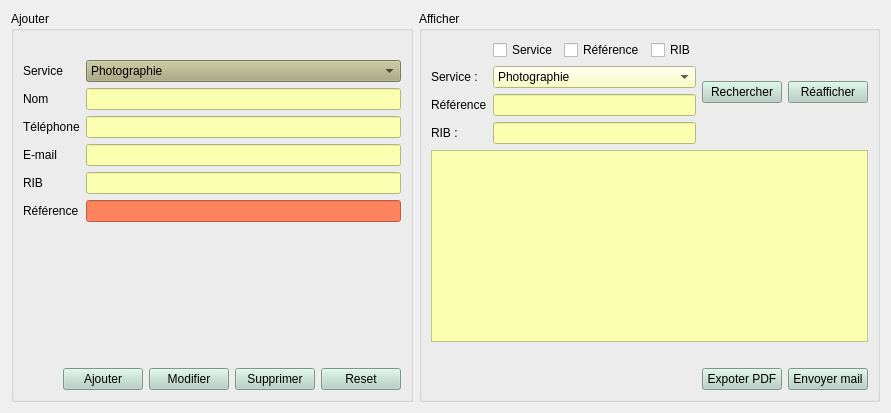
                  <widget class="QWidget" name="tab_C">
                   <attribute name="title">
                    <string>Collaborateur</string>
                   </attribute>
                   <layout class="QHBoxLayout" name="horizontalLayout_137">
                    <item>
                     <layout class="QHBoxLayout" name="horizontalLayout_136">
                      <item>
                       <widget class="QGroupBox" name="groupBox_28">
                        <property name="title">
                         <string>Ajouter</string>
                        </property>
                        <layout class="QVBoxLayout" name="verticalLayout_56">
                         <item>
                          <layout class="QVBoxLayout" name="verticalLayout_55">
                           <item>
                            <spacer name="horizontalSpacer_9">
                             <property name="orientation">
                              <enum>Qt::Horizontal</enum>
                             </property>
                             <property name="sizeHint" stdset="0">
                              <size>
                               <width>40</width>
                               <height>20</height>
                              </size>
                             </property>
                            </spacer>
                           </item>
                           <item>
                            <layout class="QFormLayout" name="formLayout_17">
                             <item row="0" column="0">
                              <widget class="QLabel" name="label_38">
                               <property name="text">
                                <string>Service</string>
                               </property>
                              </widget>
                             </item>
                             <item row="0" column="1">
                              <widget class="QComboBox" name="comboBox_C_2">
                               <property name="styleSheet">
                                <string notr="true">background-color: rgb(170, 170, 127);</string>
                               </property>
                               <item>
                                <property name="text">
                                 <string>Photographie</string>
                                </property>
                               </item>
                               <item>
                                <property name="text">
                                 <string>Patisserie</string>
                                </property>
                               </item>
                               <item>
                                <property name="text">
                                 <string>Cuisine</string>
                                </property>
                               </item>
                               <item>
                                <property name="text">
                                 <string>Decor</string>
                                </property>
                               </item>
                               <item>
                                <property name="text">
                                 <string>AgenceVoyage</string>
                                </property>
                               </item>
                               <item>
                                <property name="text">
                                 <string>DJ &amp; sono</string>
                                </property>
                               </item>
                              </widget>
                             </item>
                             <item row="1" column="0">
                              <widget class="QLabel" name="label_39">
                               <property name="text">
                                <string>Nom</string>
                               </property>
                              </widget>
                             </item>
                             <item row="1" column="1">
                              <widget class="QLineEdit" name="lineEdit_NomC_2">
                               <property name="styleSheet">
                                <string notr="true">background-color: rgb(251, 255, 176);</string>
                               </property>
                              </widget>
                             </item>
                             <item row="2" column="0">
                              <widget class="QLabel" name="label_40">
                               <property name="text">
                                <string>Téléphone</string>
                               </property>
                              </widget>
                             </item>
                             <item row="2" column="1">
                              <widget class="QLineEdit" name="lineEdit_TelephoneC_2">
                               <property name="styleSheet">
                                <string notr="true">background-color: rgb(251, 255, 176);</string>
                               </property>
                              </widget>
                             </item>
                             <item row="3" column="0">
                              <widget class="QLabel" name="label_41">
                               <property name="text">
                                <string>E-mail</string>
                               </property>
                              </widget>
                             </item>
                             <item row="3" column="1">
                              <widget class="QLineEdit" name="lineEdit_EmailC_2">
                               <property name="styleSheet">
                                <string notr="true">background-color: rgb(251, 255, 176);</string>
                               </property>
                              </widget>
                             </item>
                             <item row="4" column="0">
                              <widget class="QLabel" name="label_42">
                               <property name="text">
                                <string>RIB</string>
                               </property>
                              </widget>
                             </item>
                             <item row="4" column="1">
                              <widget class="QLineEdit" name="lineEdit_RibC_2">
                               <property name="styleSheet">
                                <string notr="true">background-color: rgb(251, 255, 176);</string>
                               </property>
                              </widget>
                             </item>
                             <item row="5" column="0">
                              <widget class="QLabel" name="label_43">
                               <property name="text">
                                <string>Référence</string>
                               </property>
                              </widget>
                             </item>
                             <item row="5" column="1">
                              <widget class="QLineEdit" name="lineEdit_ReferenceC_2">
                               <property name="styleSheet">
                                <string notr="true">background-color: rgb(255, 131, 93);</string>
                               </property>
                              </widget>
                             </item>
                            </layout>
                           </item>
                           <item>
                            <spacer name="horizontalSpacer_14">
                             <property name="orientation">
                              <enum>Qt::Horizontal</enum>
                             </property>
                             <property name="sizeHint" stdset="0">
                              <size>
                               <width>40</width>
                               <height>20</height>
                              </size>
                             </property>
                            </spacer>
                           </item>
                           <item>
                            <spacer name="verticalSpacer_18">
                             <property name="orientation">
                              <enum>Qt::Vertical</enum>
                             </property>
                             <property name="sizeHint" stdset="0">
                              <size>
                               <width>20</width>
                               <height>40</height>
                              </size>
                             </property>
                            </spacer>
                           </item>
                           <item>
                            <spacer name="horizontalSpacer_7">
                             <property name="orientation">
                              <enum>Qt::Horizontal</enum>
                             </property>
                             <property name="sizeHint" stdset="0">
                              <size>
                               <width>40</width>
                               <height>20</height>
                              </size>
                             </property>
                            </spacer>
                           </item>
                           <item>
                            <layout class="QHBoxLayout" name="horizontalLayout_138">
                             <item>
                              <spacer name="horizontalSpacer_10">
                               <property name="orientation">
                                <enum>Qt::Horizontal</enum>
                               </property>
                               <property name="sizeHint" stdset="0">
                                <size>
                                 <width>40</width>
                                 <height>20</height>
                                </size>
                               </property>
                              </spacer>
                             </item>
                             <item>
                              <widget class="QPushButton" name="ajouterC_2">
                               <property name="styleSheet">
                                <string notr="true">background-color: rgb(179, 207, 194);
</string>
                               </property>
                               <property name="text">
                                <string>Ajouter</string>
                               </property>
                              </widget>
                             </item>
                             <item>
                              <widget class="QPushButton" name="modifierC_2">
                               <property name="styleSheet">
                                <string notr="true">background-color: rgb(179, 207, 194);</string>
                               </property>
                               <property name="text">
                                <string>Modifier</string>
                               </property>
                               <property name="checkable">
                                <bool>true</bool>
                               </property>
                              </widget>
                             </item>
                             <item>
                              <widget class="QPushButton" name="supprimerC_2">
                               <property name="styleSheet">
                                <string notr="true">background-color: rgb(179, 207, 194);</string>
                               </property>
                               <property name="text">
                                <string>Supprimer</string>
                               </property>
                              </widget>
                             </item>
                             <item>
                              <widget class="QPushButton" name="resetC_2">
                               <property name="styleSheet">
                                <string notr="true">background-color: rgb(179, 207, 194);</string>
                               </property>
                               <property name="text">
                                <string>Reset</string>
                               </property>
                              </widget>
                             </item>
                            </layout>
                           </item>
                          </layout>
                         </item>
                        </layout>
                       </widget>
                      </item>
                      <item>
                       <widget class="QGroupBox" name="groupBox_29">
                        <property name="title">
                         <string>Afficher</string>
                        </property>
                        <layout class="QVBoxLayout" name="verticalLayout_60">
                         <item>
                          <layout class="QVBoxLayout" name="verticalLayout_58">
                           <item>
                            <layout class="QHBoxLayout" name="horizontalLayout_139">
                             <item>
                              <layout class="QFormLayout" name="formLayout_18">
                               <item row="0" column="0">
                                <widget class="QLabel" name="label_44">
                                 <property name="text">
                                  <string/>
                                 </property>
                                </widget>
                               </item>
                               <item row="1" column="0">
                                <widget class="QLabel" name="label_45">
                                 <property name="text">
                                  <string>Service :</string>
                                 </property>
                                </widget>
                               </item>
                               <item row="1" column="1">
                                <widget class="QComboBox" name="rech_service">
                                 <property name="styleSheet">
                                  <string notr="true">background-color: rgb(251, 255, 176);</string>
                                 </property>
                                 <item>
                                  <property name="text">
                                   <string>Photographie</string>
                                  </property>
                                 </item>
                                 <item>
                                  <property name="text">
                                   <string>Patisserie</string>
                                  </property>
                                 </item>
                                 <item>
                                  <property name="text">
                                   <string>Cuisine</string>
                                  </property>
                                 </item>
                                 <item>
                                  <property name="text">
                                   <string>Decor</string>
                                  </property>
                                 </item>
                                 <item>
                                  <property name="text">
                                   <string>AgenceVoyage</string>
                                  </property>
                                 </item>
                                 <item>
                                  <property name="text">
                                   <string>DJ &amp; sono</string>
                                  </property>
                                 </item>
                                </widget>
                               </item>
                               <item row="2" column="0">
                                <widget class="QLabel" name="label_46">
                                 <property name="text">
                                  <string>Référence</string>
                                 </property>
                                </widget>
                               </item>
                               <item row="2" column="1">
                                <widget class="QLineEdit" name="rech_ref">
                                 <property name="styleSheet">
                                  <string notr="true">background-color: rgb(251, 255, 176);</string>
                                 </property>
                                </widget>
                               </item>
                               <item row="3" column="0">
                                <widget class="QLabel" name="label_47">
                                 <property name="text">
                                  <string>RIB :</string>
                                 </property>
                                </widget>
                               </item>
                               <item row="3" column="1">
                                <widget class="QLineEdit" name="rech_rib">
                                 <property name="styleSheet">
                                  <string notr="true">background-color: rgb(251, 255, 176);</string>
                                 </property>
                                </widget>
                               </item>
                               <item row="0" column="1">
                                <layout class="QHBoxLayout" name="horizontalLayout_140">
                                 <item>
                                  <widget class="QCheckBox" name="checkBox_service">
                                   <property name="text">
                                    <string>Service</string>
                                   </property>
                                  </widget>
                                 </item>
                                 <item>
                                  <widget class="QCheckBox" name="checkBox_ref">
                                   <property name="text">
                                    <string>Référence</string>
                                   </property>
                                  </widget>
                                 </item>
                                 <item>
                                  <widget class="QCheckBox" name="checkBox_rib">
                                   <property name="text">
                                    <string>RIB</string>
                                   </property>
                                  </widget>
                                 </item>
                                </layout>
                               </item>
                              </layout>
                             </item>
                             <item>
                              <widget class="QPushButton" name="rechercher_colab">
                               <property name="styleSheet">
                                <string notr="true">background-color: rgb(179, 207, 194);</string>
                               </property>
                               <property name="text">
                                <string>Rechercher</string>
                               </property>
                              </widget>
                             </item>
                             <item>
                              <widget class="QPushButton" name="reafficher_colab">
                               <property name="styleSheet">
                                <string notr="true">background-color: rgb(179, 207, 194);</string>
                               </property>
                               <property name="text">
                                <string>Réafficher</string>
                               </property>
                              </widget>
                             </item>
                             <item>
                              <layout class="QVBoxLayout" name="verticalLayout_59"/>
                             </item>
                            </layout>
                           </item>
                           <item>
                            <layout class="QHBoxLayout" name="horizontalLayout_141">
                             <item>
                              <widget class="QTableView" name="tableView_colab">
                               <property name="styleSheet">
                                <string notr="true">background-color: rgb(251, 255, 176);</string>
                               </property>
                              </widget>
                             </item>
                            </layout>
                           </item>
                           <item>
                            <spacer name="horizontalSpacer_11">
                             <property name="orientation">
                              <enum>Qt::Horizontal</enum>
                             </property>
                             <property name="sizeHint" stdset="0">
                              <size>
                               <width>40</width>
                               <height>20</height>
                              </size>
                             </property>
                            </spacer>
                           </item>
                           <item>
                            <layout class="QHBoxLayout" name="horizontalLayout_142">
                             <item>
                              <spacer name="horizontalSpacer_12">
                               <property name="orientation">
                                <enum>Qt::Horizontal</enum>
                               </property>
                               <property name="sizeHint" stdset="0">
                                <size>
                                 <width>40</width>
                                 <height>20</height>
                                </size>
                               </property>
                              </spacer>
                             </item>
                             <item>
                              <widget class="QPushButton" name="exporterC">
                               <property name="styleSheet">
                                <string notr="true">background-color: rgb(179, 207, 194);</string>
                               </property>
                               <property name="text">
                                <string>Expoter PDF</string>
                               </property>
                              </widget>
                             </item>
                             <item>
                              <widget class="QPushButton" name="envoyerC">
                               <property name="styleSheet">
                                <string notr="true">background-color: rgb(179, 207, 194);</string>
                               </property>
                               <property name="text">
                                <string>Envoyer mail</string>
                               </property>
                              </widget>
                             </item>
                            </layout>
                           </item>
                          </layout>
                         </item>
                        </layout>
                       </widget>
                      </item>
                     </layout>
                    </item>
                   </layout>
                  </widget>
